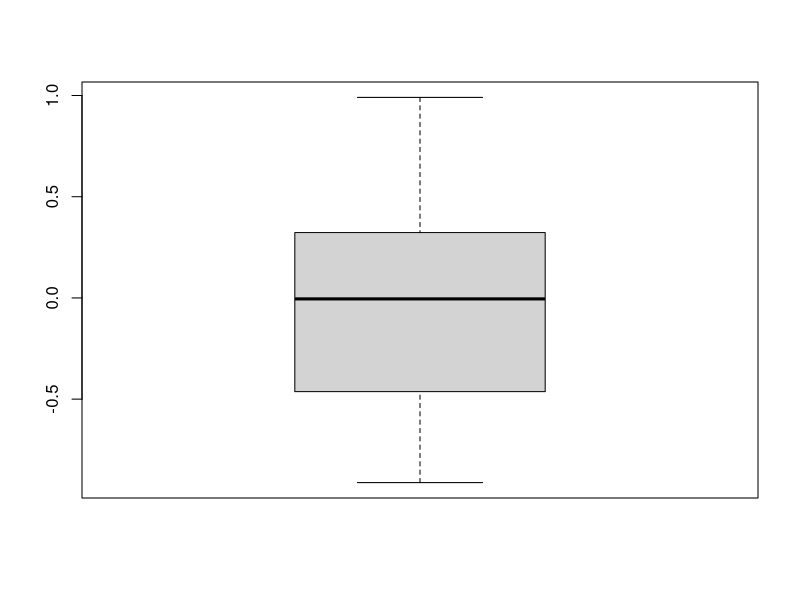
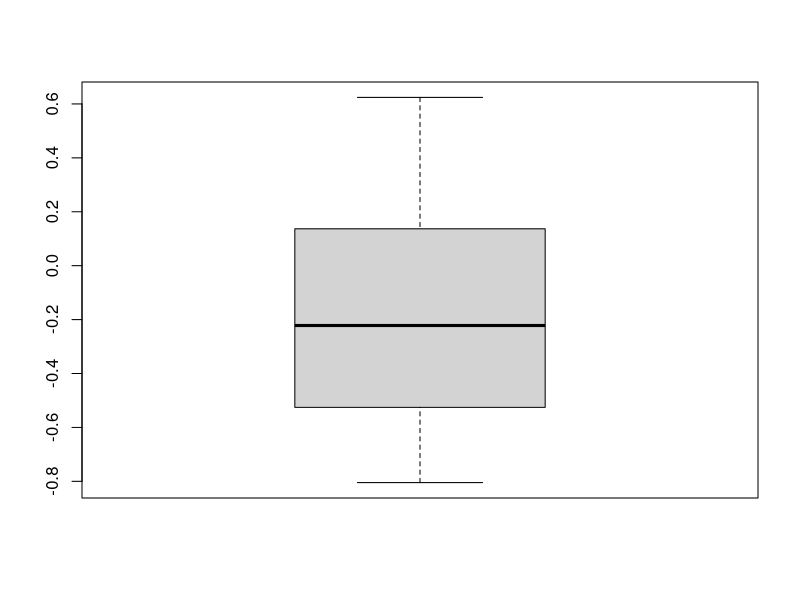
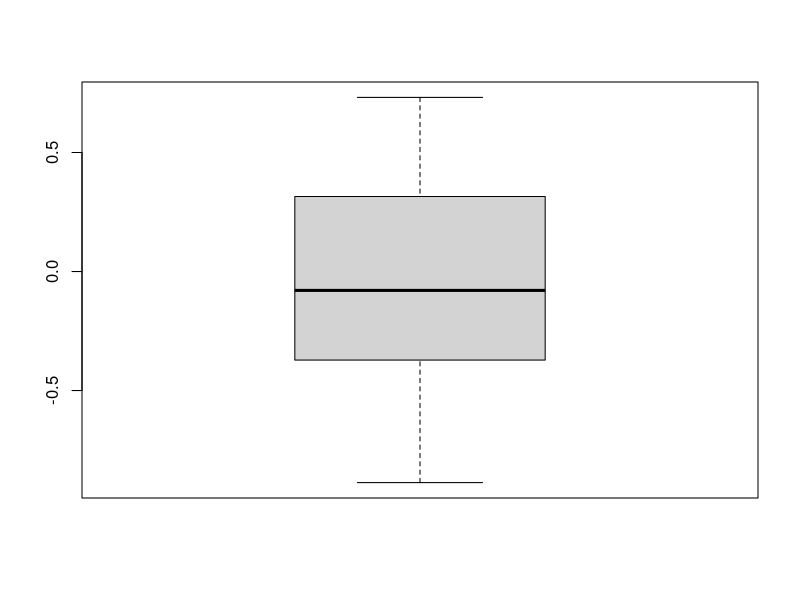
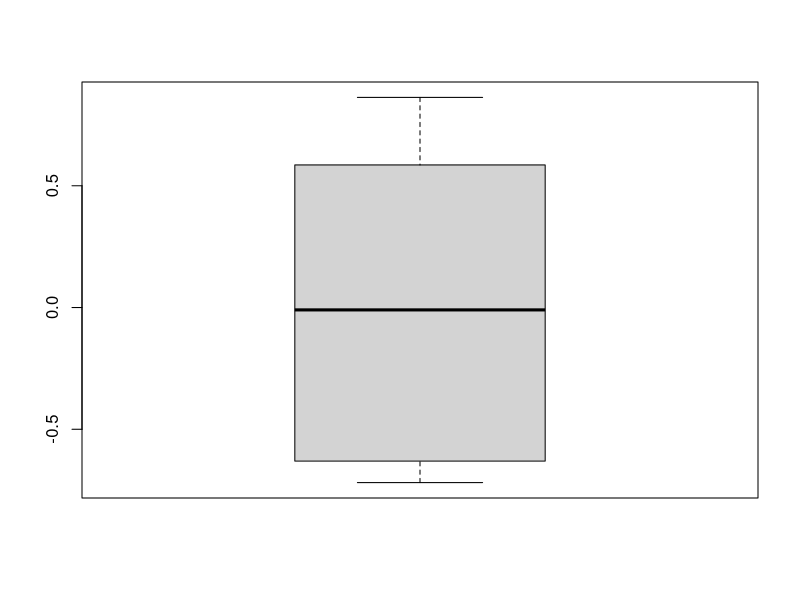
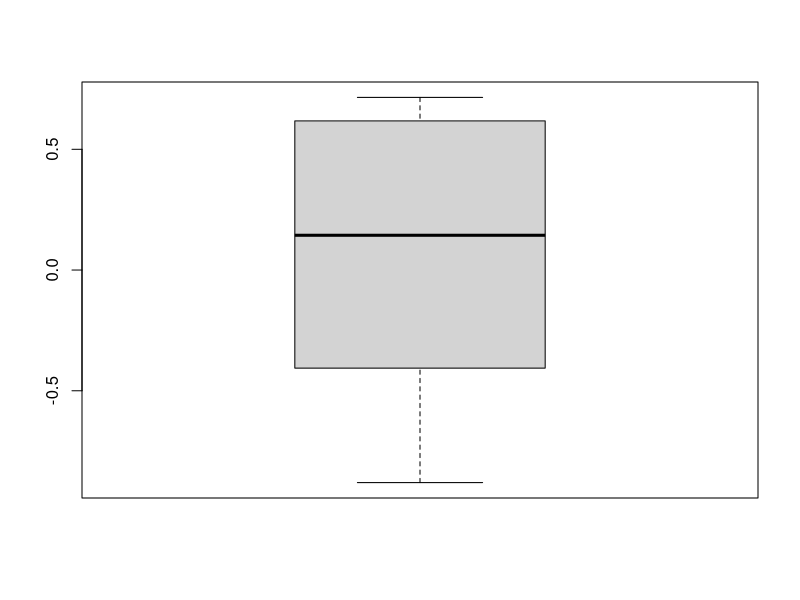
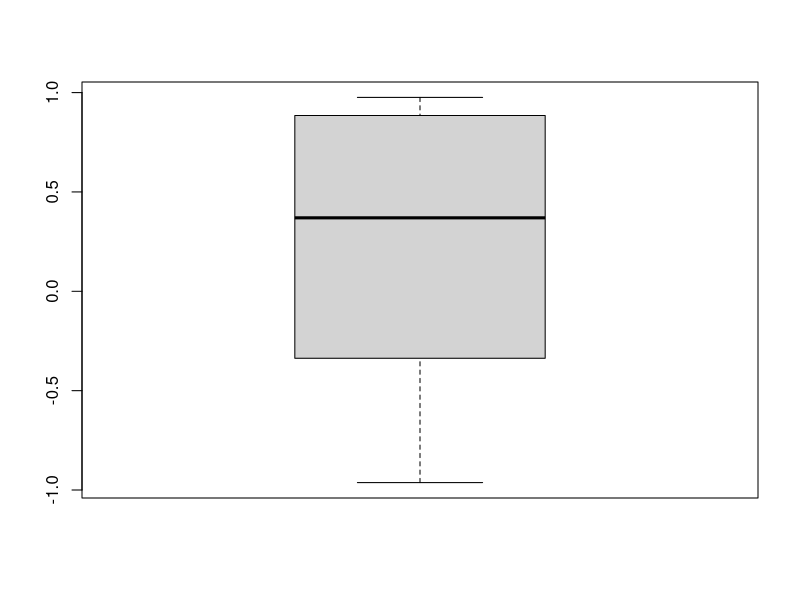
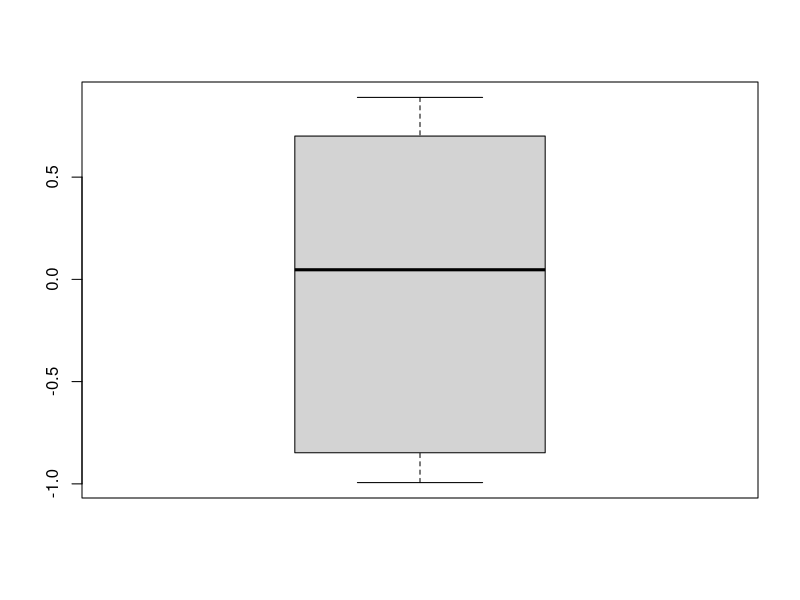
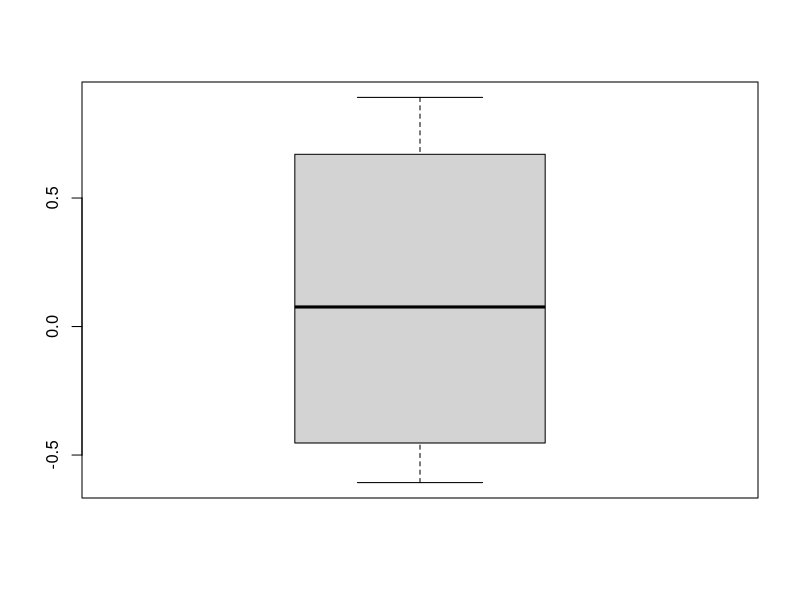

These charts were generated, in order, by the following R code:
# 1. Simuler un échantillon de taille n = 10 d’une loi U(−1, 1) et enregistrez le maximum de l’échantillon.

x <- runif(10, -1, 1)
max <- max(x)

# 2. Répétez les deux étapes ci-dessus dix fois, en écrivant le maximum de l’échantillon à chaque fois. Commentez la variabilité des valeurs que vous obtenez pour les maxima de votre échantillon.
for (i in 1:10) {
  x <- runif(10, -1, 1)
}
# 3. Répétez 100 fois et construisez un histogramme et une boîte à moustaches. Quelle est la loi dumaximum, M = max 1≤i≤n X i où X i ∼ U(−1, 1) (TD1) ? Superposer la densité théoreique sur l’histogramme. Que remarquez-vous ?
for (i in 1:100) {
  x <- runif(10, -1, 1)
  boxplot(x)
}
# 4. Augmentez la taille de votre échantillon à 50 et répétez votre expérience. Que remarquez-vous? Sont-ils proches de la symétrie ?

x <- runif(50, -1, 1)